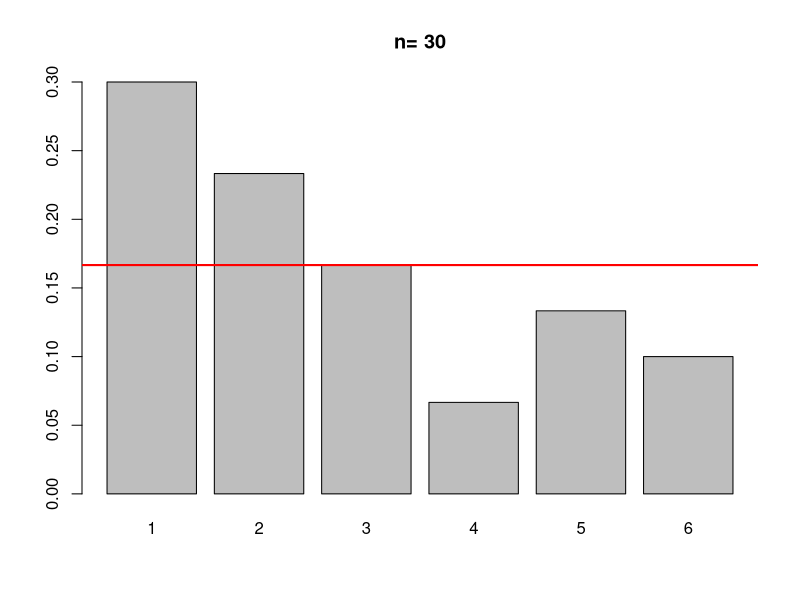
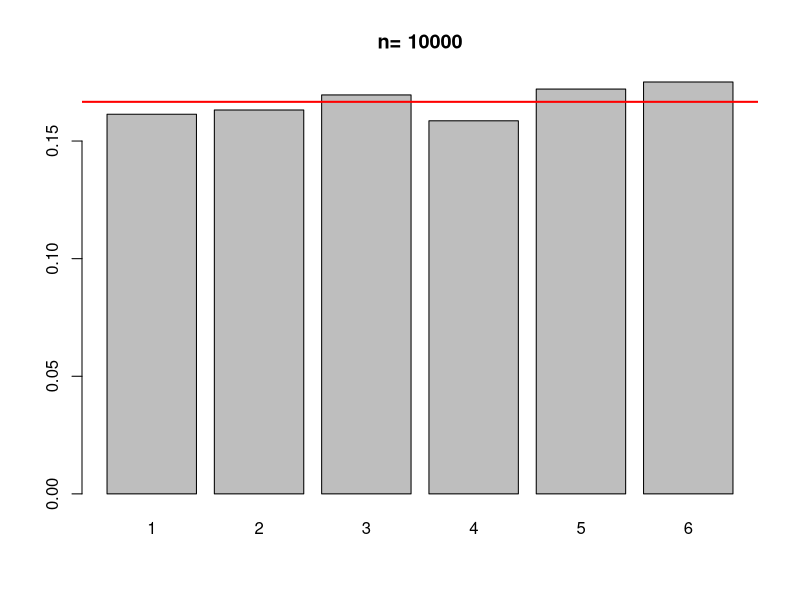

Here is the R script that generated these plots, in order:
## ---- chunk 1
dado <- function(n) { 
  resultados = seq(1, 6)                      # 1. Definimos las 6 caras del dado
  lanzamientos = sample(resultados, n, rep=T) # 2. Simulamos 'n' lanzamientos (con reemplazo)
  frecuencias = table(lanzamientos) / n       # 3. Calculamos la proporción de cada cara
  barplot(frecuencias, main=paste("n=", n))   # 4. Graficamos las frecuencias en barras
  abline(h=1/6, col="red", lwd=2)             # 5. Dibujamos la línea de probabilidad teórica (1/6)
  return(round(frecuencias, 3))               # 6. Devolvemos los resultados redondeados a 3 decimales
}

## ---- chunk 2
# Ejecución para 30 lanzamientos
dado(30)
## ---- chunk 3
# Ejecución para 10000 lanzamientos
dado(10000)
